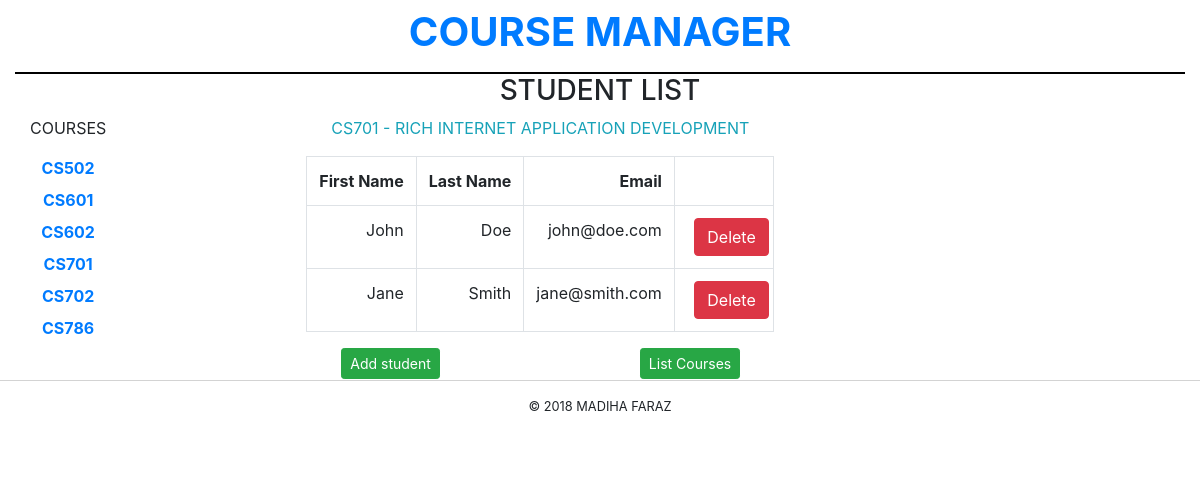
Page /?course_id=cs701 on the committed database.
### tables this page shows
CREATE TABLE `sk_courses` (
  `courseID` varchar(12) NOT NULL,
  `courseName` varchar(255) NOT NULL
);

CREATE TABLE `sk_students` (
  `studentID` int(11) NOT NULL,
  `courseID` varchar(12) NOT NULL,
  `firstName` varchar(255) NOT NULL,
  `lastName` varchar(255) NOT NULL,
  `email` varchar(255) NOT NULL
);

### models/coursedb.php (called while the page is built, shortened)
<?php
function get_courses() {
    global $db;
    $query = 'SELECT * FROM sk_courses
              ORDER BY courseID ASC';
    $statement = $db->prepare($query);
    $statement->execute();
    return $statement;
}
function get_course_name($course_id) {
    global $db;
    $query = 'SELECT * FROM sk_courses
              WHERE courseID = :course_id';
    $statement = $db->prepare($query);
    $statement->bindValue(':course_id', $course_id);
    $statement->execute();
    $course = $statement->fetch();
    $course_name = $course['courseName'];
    return $course_name;
}
?>

### models/studentdb.php (called while the page is built, shortened)
<?php
function get_students_by_course($course_id) {
    global $db;
    $query = 'SELECT * FROM sk_students WHERE courseID = :course_id ORDER BY studentID';
    $statement = $db->prepare($query);
    $statement->bindValue(":course_id", $course_id);
    $statement->execute();
    $students = $statement->fetchAll();
    return $students;
}
?>

### students/student_list.php (the view, shortened to what this page needs)
<?php
include(ROOT_PATH . "includes/header.php");?>
<main class="container center">
    <h3>STUDENT LIST</h3>
<div class="row center">
    <aside class=".col-md-6 left">
        <p>COURSES</p>
        <nav>
        <ul class="list-unstyled">
        <?php foreach ($courses as $course) : ?>
            <li>
            <a href="?course_id=<?php echo $course['courseID']; ?>">
                <?php echo strtoupper($course['courseID']); ?>
            </a>
            </li>
        <?php endforeach; ?>
        </ul>
        </nav>
    </aside>
    <section class=".col-md-6 right">
        <p class="left text-info"><?php echo strtoupper($course_id). " - ". strtoupper($course_name); ?></p>
        <table class="table table-bordered">
            <tr>
                <th>First Name</th>
                <th>Last Name</th>
                <th>Email</th>
                <th>&nbsp;</th>
            </tr>
            <?php foreach ($students as $student) : ?>
            <tr>
                <td><?php echo $student['firstName']; ?></td>
                <td><?php echo $student['lastName']; ?></td>
                <td class="right"><?php echo $student['email']; ?></td>
                <td><form action="." method="post">
                    <input type="submit" class="btn btn-danger btn-xs" value="Delete">
                </form></td>
            </tr>
            <?php endforeach; ?>
        </table>
        <div class="row button-padding" >
            <a href="?action=add_student_form" class="btn btn-success btn-sm left">Add student</a><br>
            <a href="courses/course_list.php" class="btn btn-success btn-sm right">List Courses</a>
<br><p>
        </div>
    </section>
    </div>
</main>
<?php include(ROOT_PATH . "includes/footer.php"); ?>

### includes/main.css (style rules this page uses)
.right { margin-left:200px; align-items: center; }
.center { align-items: center; text-align: center; }
.container { align-items: center; text-align: center; }
section p { text-align: center; }
.button-padding { padding-left:50px; }
ul { list-style-type: none; margin: 0; padding-left: 0; padding-bottom: 1em; }
li { padding-bottom: 0.5em; }
a { color: black; font-weight: bold; }
.right { text-align: right; }
form { width:80%; margin: auto; }
table { height:60%; }

### rows in the picture
sk_courses: courseID "CS502"
sk_courses: courseID "CS601"
sk_courses: courseID "CS602"
sk_courses: courseID "CS701", courseName "RICH INTERNET APPLICATION DEVELOPMENT"
sk_courses: courseID "CS702"
sk_courses: courseID "CS786"
sk_students: firstName "John", lastName "Doe", email "john@doe.com"
sk_students: firstName "Jane", lastName "Smith", email "jane@smith.com"

### other values in the picture
$course_id "CS701"
